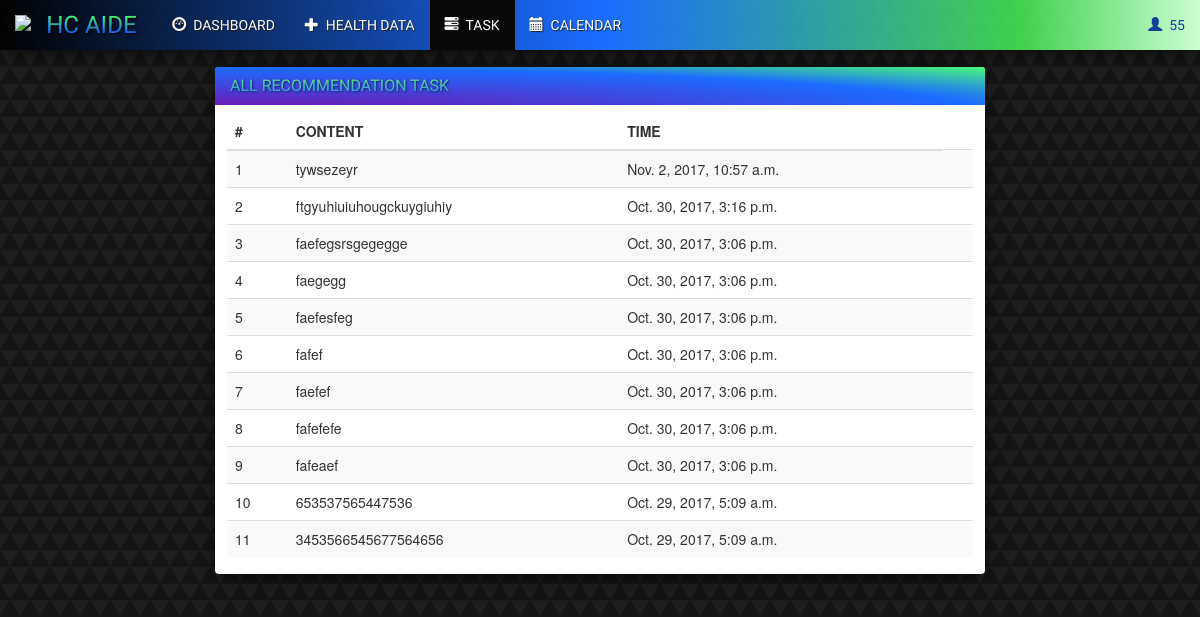
Screenshot of /health/task/3/ (signed in) with the database file from the repository.
### health/models.py (models this page shows, shortened)
class User(AbstractUser):
    gender = models.CharField(max_length=1, default='0', choices=GENDER)
    identity = models.CharField(max_length=1, default='0', choices=IDENTITY)
    health_status = models.IntegerField(default=0)
    health_risk = models.CharField(max_length=100, default=' ')
    unread = models.IntegerField(default=0)
    doctor = models.ForeignKey(
        'self',
        on_delete=models.CASCADE,
        null=True
    )

class Task(models.Model):
    doctor = models.ForeignKey(
        User,
        on_delete=models.CASCADE,
        related_name='task_creator'
    )
    user = models.ForeignKey(
        User,
        on_delete=models.CASCADE,
        related_name='task_receiver'
    )
    content = models.CharField(max_length=500, null=False)
    send_date = models.DateTimeField('send date.')
    class Meta:
        ordering = ['-send_date']

### health/views.py (the view)
# urls.py: url(r'^task/(?P<user_id>[0-9]+)/$', TaskView.as_view(), name='task_page'),
class TaskView(BaseMixin, View):
    def get_context_data(self, **kwargs):
        context = super(TaskView, self).get_context_data(**kwargs)
        context['self'] = True
        return context
    @method_decorator(login_required)
    def get(self, *args, **kwargs):
        context = self.get_context_data(**kwargs)
        page_owner = self.kwargs.get('user_id')
        context['tasks'] = Task.objects.filter(user_id=page_owner)
        return render(self.request, 'health/task.html', context)

### health/views.py (called while the page is built)
    def get_context_data(self, **kwargs):
        context = super(BaseMixin, self).get_context_data(**kwargs)
        if self.request.user.is_active:
            log_user = User.objects.get(pk=self.request.user.id)
            context['log_user'] = log_user
            context['identity'] = log_user.identity
            context['health_risk'] = log_user.health_risk
            context['health_status'] = log_user.health_status
        else:
            context['log_user'] = None
        return context

### templates/health/task.html (shortened to what this page needs)
{% extends 'health/base.html' %}
{% block content %}
    <div class="container-fluid">
        <div class="row">
            <div class="col-sm-12 col-md-8 col-md-offset-2">
                <div class="panel panel-right">
                    <div class="panel-heading">
                        <h3 class="panel-title" data-text="ALL RECOMMENDATION TASK">ALL RECOMMENDATION TASK&nbsp;</h3>
                    </div>
                    <div class="panel-body">
                        {% if tasks %}
                            <table class="table table-striped table-hover ">
                                <thead>
                                <tr>
                                    <th>#</th>
                                    <th>CONTENT</th>
                                    <th>TIME</th>
                                </tr>
                                </thead>
                                <tbody>
                                {% for task in tasks %}
                                    <tr>
                                        <td>{{ forloop.counter }}</td>
                                        <td>{{ task.content }}</td>
                                        <td>{{ task.send_date }}</td>
                                        <td>
                                        </td>
                                    </tr>
                                {% endfor %}
                                </tbody>
                            </table>
                        {% else %}
                            <h3>You don't have any data</h3>
                        {% endif %}
                    </div>
                </div>
            </div>
        </div>
    </div>
{% endblock %}

### templates/health/base.html (shortened to what this page needs)
<!DOCTYPE html>
<html lang="en">
<head>
    {% load staticfiles %}
    <link rel="stylesheet" type="text/css"
          href="https://maxcdn.bootstrapcdn.com/bootstrap/3.3.7/css/bootstrap.min.css"/>
    <link rel="stylesheet" type="text/css" href="{% static 'health/style.css' %}"/>
    <link rel="stylesheet" type="text/css" href="{% static 'health/circlestyle.css' %}"/>
    <link rel="stylesheet" type="text/css" href="{% static 'health/calendarstyle.css' %}"/>
</head>
<body>
<nav class="navbar navbar-inverse navbar-fixed-top">
    <div class="container-fluid">
        <div class="navbar-header">
            <img class="navbar-brand" src="https://s25.postimg.org/3wzkgvo6n/ELSE_52.png">
            <a class="navbar-brand" href="{% url 'health:homepage' %}" data-text="HC AIDE">HC AIDE&nbsp;</a>
        </div>
        <div class="collapse navbar-collapse" id="topNavBar">
            {% if request.user.id %}
                {% if not identity == "0" %}
                    <ul class="nav navbar-nav">
                        <li class="sssss">
                            <a href="{% url 'health:homepage' %}">
                                <div class="ssolutionn"><span class="glyphicon glyphicon-dashboard"
                                                              aria-hidden="true"></span>&nbsp;
                                    DASHBOARD
                                </div>
                            </a>
                        </li>
                        {% if  not identity  == '1' %}
                            <li class="sssss">
                                <a href="{% url 'health:healthdata_page' request.user.id %}">
                                    <div class="ssolutionn"><span class="glyphicon glyphicon-plus"
                                                                  aria-hidden="true"></span>&nbsp HEALTH DATA
                                    </div>
                                </a>
                            </li>
                        {% endif %}
                        {% if  not identity  == '1' %}
                            <li class="sssss">
                                <a href="{% url 'health:task_page' request.user.id %}">
                                    <div class="ssolutionn"><span class="glyphicon glyphicon-tasks"
                                                                  aria-hidden="true"></span>&nbsp;
                                        TASK
                                    </div>
                                </a>
                            </li>
                        {% endif %}
                        <li class="sssss">
                            <a href="{% url 'health:calendar_page' request.user.id %}">
                                <div class="ssolutionn"><span class="glyphicon glyphicon-calendar"
                                                              aria-hidden="true"></span>&nbsp; CALENDAR
                                </div>
                            </a>
                        </li>
                    </ul>
                {% endif %}
            {% else %}
                <ul class="nav navbar-nav slogan" data-text="★ Your Personal Health Carer ★">
                    ★ Your Personal Health Carer ★ &nbsp;
                </ul>
            {% endif %}
            <ul class="nav navbar-nav navbar-right">
                <li class="dropdown">
                    {% if request.user.id %}
                        <a href="#" class="dropdown-toggle" data-toggle="dropdown" role="button" aria-expanded="true">
                            <div class="ssolutionn" id="settt"><span class="glyphicon glyphicon-user"
                                                                     aria-hidden="true"></span>&nbsp; {{ log_user.username }}
                            </div>
                        </a>
                    {% else %}
                        <a href="{% url 'health:user_control' 'register' %}" aria-expanded="true">
                            <div class="ssolutionn" id="settt"><span class="glyphicon glyphicon-user"
                                                                     aria-hidden="true"></span>&nbsp; SIGN UP
                            </div>
                        </a>
                    {% endif %}
                </li>
            </ul>
        </div>
    </div>
</nav>
<div id="main-part">
    {% block content %}
    {% endblock %}
</div>
</body>
</html>

### health/static/health/style.css (style rules this page uses)
body { background: white url("images/WP.png"); padding-top: 67px; }
.navbar-inverse .navbar-brand { position: relative; font-family: 'Carter One', cursive; text-shadow: 1px 1px 2px black; color: rgb(16, 74, 255); font-size: x-large; }
.navbar-inverse .navbar-brand[data-text]::after { content: attr(data-text); color: #4aff5a; position: absolute; left: 15.5px; top: 15px; z-index: 2; -webkit-mask-image: -webkit-gradient(linear, 0 0, 0 bottom, from(#0117ff), to(rgba(0, 0, 255, 0))); }
.navbar { border-radius: 0; box-shadow: 0 4px 20px -5px black; background: linear-gradient(to right, rgba(0, 0, 0, 0.9) 0, rgb(27, 108, 255) 50%, rgba(74, 255, 90, 0.8) 85%, rgb(203, 255, 211) 100%); border-bottom: none; }
#topNavBar li a { position: relative; overflow: hidden; z-index: 1; font-family: 'Baloo Bhaina', cursive; }
.panel { margin-bottom: 16px; }
.panel-body { padding: 8px 12px 12px 12px; }
.table { margin-bottom: 5px; }
.panel-right .panel-title { position: relative; text-shadow: 1px 1px 2px #0e3176; color: rgb(49, 143, 255); }
.panel-right .panel-title[data-text]::after { content: attr(data-text); color: rgba(118, 255, 110, 0.84); position: absolute; left: 0; z-index: 2; -webkit-mask-image: -webkit-gradient(linear, 0 0, 0 bottom, from(#0117ff), to(rgba(0, 0, 255, 0))); }
#topNavBar li a:after { display: block; position: absolute; margin: 0; top: 0; bottom: 0; left: 0; right: 0; content: '.'; color: transparent; width: 1px; height: 1px; border-radius: 50%; background: transparent; }
.panel-heading { border-bottom: none; }
.panel-right .panel-heading { background-image: radial-gradient(farthest-corner at 0px 45px , rgb(121, 13, 169) 0%, #1b6cff 70%, #4bff77 100%); }
.panel-title { font-family: 'Carter One', cursive; }
.panel { border: none; box-shadow: 0 4px 20px -5px black; }
.navbar-inverse .navbar-nav>li>a>.ssolutionn , .panel-title { color: rgb(255, 255, 255); text-shadow: 1px 1px 1px rgba(32, 32, 32, 0.93); }
#settt , .dropdown-menu>li>a { color: #114098; text-shadow: none; }

### health/static/health/calendarstyle.css (style rules this page uses)
*, *:before, *:after { -moz-box-sizing: border-box; -webkit-box-sizing: border-box; box-sizing: border-box; }

### rows the page displays
User: username "55"
Task: content "tywsezeyr", send_date "Nov. 2, 2017, 10:57 a.m."
Task: content "ftgyuhiuiuhougckuygiuhiy", send_date "Oct. 30, 2017, 3:16 p.m."
Task: content "faefegsrsgegegge", send_date "Oct. 30, 2017, 3:06 p.m."
Task: content "faegegg", send_date "Oct. 30, 2017, 3:06 p.m."
Task: content "faefesfeg", send_date "Oct. 30, 2017, 3:06 p.m."
Task: content "fafef", send_date "Oct. 30, 2017, 3:06 p.m."
Task: content "faefef", send_date "Oct. 30, 2017, 3:06 p.m."
Task: content "fafefefe", send_date "Oct. 30, 2017, 3:06 p.m."
Task: content "fafeaef", send_date "Oct. 30, 2017, 3:06 p.m."
Task: content "653537565447536", send_date "Oct. 29, 2017, 5:09 a.m."
Task: content "3453566545677564656", send_date "Oct. 29, 2017, 5:09 a.m."
